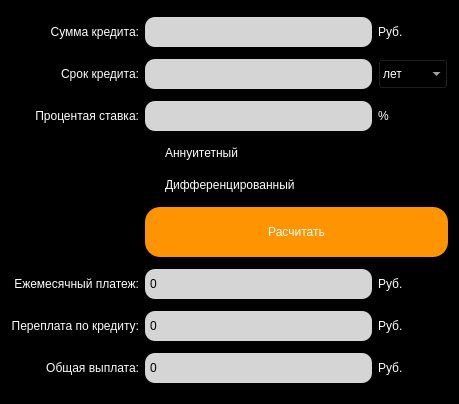
<?xml version="1.0" encoding="UTF-8"?>
<ui version="4.0">
 <class>CreditDialog</class>
 <widget class="QDialog" name="CreditDialog">
  <property name="geometry">
   <rect>
    <x>0</x>
    <y>0</y>
    <width>459</width>
    <height>404</height>
   </rect>
  </property>
  <property name="windowTitle">
   <string>Dialog</string>
  </property>
  <property name="styleSheet">
   <string notr="true">background-color: #000000;</string>
  </property>
  <layout class="QGridLayout" name="gridLayout">
   <item row="3" column="1">
    <widget class="QLineEdit" name="line_percent">
     <property name="minimumSize">
      <size>
       <width>0</width>
       <height>30</height>
      </size>
     </property>
     <property name="maximumSize">
      <size>
       <width>16777215</width>
       <height>30</height>
      </size>
     </property>
     <property name="styleSheet">
      <string notr="true">  padding: 2;
  border: none;
font: 15pt &quot;Helvetica&quot;;
  color: black;
 background-color: #d5d5d5;
  border-radius: 10px;
</string>
     </property>
     <property name="placeholderText">
      <string/>
     </property>
    </widget>
   </item>
   <item row="9" column="0">
    <widget class="QLabel" name="label_10">
     <property name="minimumSize">
      <size>
       <width>0</width>
       <height>30</height>
      </size>
     </property>
     <property name="maximumSize">
      <size>
       <width>16777215</width>
       <height>30</height>
      </size>
     </property>
     <property name="styleSheet">
      <string notr="true">color: white;
font: 15pt &quot;Helvetica&quot;;
text-align: right;</string>
     </property>
     <property name="text">
      <string>&lt;html&gt;&lt;head/&gt;&lt;body&gt;&lt;p align=&quot;right&quot;&gt;Общая выплата:&lt;/p&gt;&lt;/body&gt;&lt;/html&gt;</string>
     </property>
    </widget>
   </item>
   <item row="2" column="0">
    <widget class="QLabel" name="label_3">
     <property name="minimumSize">
      <size>
       <width>0</width>
       <height>30</height>
      </size>
     </property>
     <property name="maximumSize">
      <size>
       <width>16777215</width>
       <height>30</height>
      </size>
     </property>
     <property name="styleSheet">
      <string notr="true">color: white;
font: 20pt &quot;Helvetica&quot;;
text-align: right;</string>
     </property>
     <property name="text">
      <string>&lt;html&gt;&lt;head/&gt;&lt;body&gt;&lt;p align=&quot;right&quot;&gt;Срок кредита:&lt;/p&gt;&lt;/body&gt;&lt;/html&gt;</string>
     </property>
    </widget>
   </item>
   <item row="3" column="0">
    <widget class="QLabel" name="label_4">
     <property name="minimumSize">
      <size>
       <width>0</width>
       <height>30</height>
      </size>
     </property>
     <property name="maximumSize">
      <size>
       <width>16777215</width>
       <height>30</height>
      </size>
     </property>
     <property name="styleSheet">
      <string notr="true">color: white;
font: 20pt &quot;Helvetica&quot;;
text-align: right;</string>
     </property>
     <property name="text">
      <string>&lt;html&gt;&lt;head/&gt;&lt;body&gt;&lt;p align=&quot;right&quot;&gt;Процентая ставка:&lt;/p&gt;&lt;/body&gt;&lt;/html&gt;</string>
     </property>
    </widget>
   </item>
   <item row="8" column="0">
    <widget class="QLabel" name="label_8">
     <property name="minimumSize">
      <size>
       <width>0</width>
       <height>30</height>
      </size>
     </property>
     <property name="maximumSize">
      <size>
       <width>16777215</width>
       <height>30</height>
      </size>
     </property>
     <property name="styleSheet">
      <string notr="true">color: white;
font: 15pt &quot;Helvetica&quot;;
text-align: right;</string>
     </property>
     <property name="text">
      <string>&lt;html&gt;&lt;head/&gt;&lt;body&gt;&lt;p align=&quot;right&quot;&gt;Переплата по кредиту:&lt;/p&gt;&lt;/body&gt;&lt;/html&gt;</string>
     </property>
    </widget>
   </item>
   <item row="0" column="0">
    <widget class="QLabel" name="label">
     <property name="minimumSize">
      <size>
       <width>0</width>
       <height>30</height>
      </size>
     </property>
     <property name="maximumSize">
      <size>
       <width>16777215</width>
       <height>30</height>
      </size>
     </property>
     <property name="styleSheet">
      <string notr="true">color: white;
font: 20pt &quot;Helvetica&quot;;
text-align: right;</string>
     </property>
     <property name="text">
      <string>&lt;html&gt;&lt;head/&gt;&lt;body&gt;&lt;p align=&quot;right&quot;&gt;Сумма кредита:&lt;/p&gt;&lt;/body&gt;&lt;/html&gt;</string>
     </property>
    </widget>
   </item>
   <item row="2" column="2">
    <widget class="QComboBox" name="comboBox">
     <property name="minimumSize">
      <size>
       <width>70</width>
       <height>30</height>
      </size>
     </property>
     <property name="maximumSize">
      <size>
       <width>70</width>
       <height>30</height>
      </size>
     </property>
     <property name="cursor">
      <cursorShape>PointingHandCursor</cursorShape>
     </property>
     <property name="styleSheet">
      <string notr="true">color: white;</string>
     </property>
     <item>
      <property name="text">
       <string>лет</string>
      </property>
     </item>
     <item>
      <property name="text">
       <string>мес.</string>
      </property>
     </item>
    </widget>
   </item>
   <item row="3" column="2">
    <widget class="QLabel" name="label_5">
     <property name="minimumSize">
      <size>
       <width>0</width>
       <height>30</height>
      </size>
     </property>
     <property name="maximumSize">
      <size>
       <width>16777215</width>
       <height>30</height>
      </size>
     </property>
     <property name="styleSheet">
      <string notr="true">color: white;
font: 20pt &quot;Helvetica&quot;;
text-align: right;</string>
     </property>
     <property name="text">
      <string>%</string>
     </property>
    </widget>
   </item>
   <item row="0" column="2">
    <widget class="QLabel" name="label_2">
     <property name="minimumSize">
      <size>
       <width>0</width>
       <height>30</height>
      </size>
     </property>
     <property name="maximumSize">
      <size>
       <width>16777215</width>
       <height>30</height>
      </size>
     </property>
     <property name="styleSheet">
      <string notr="true">color: white;
font: 15pt &quot;Helvetica&quot;;
text-align: right;</string>
     </property>
     <property name="text">
      <string>Руб.</string>
     </property>
    </widget>
   </item>
   <item row="7" column="0">
    <widget class="QLabel" name="label_6">
     <property name="minimumSize">
      <size>
       <width>0</width>
       <height>30</height>
      </size>
     </property>
     <property name="maximumSize">
      <size>
       <width>16777215</width>
       <height>30</height>
      </size>
     </property>
     <property name="styleSheet">
      <string notr="true">color: white;
font: 15pt &quot;Helvetica&quot;;
text-align: right;</string>
     </property>
     <property name="text">
      <string>&lt;html&gt;&lt;head/&gt;&lt;body&gt;&lt;p align=&quot;right&quot;&gt;Ежемесячный платеж:&lt;/p&gt;&lt;/body&gt;&lt;/html&gt;</string>
     </property>
    </widget>
   </item>
   <item row="2" column="1">
    <widget class="QLineEdit" name="line_term">
     <property name="minimumSize">
      <size>
       <width>0</width>
       <height>30</height>
      </size>
     </property>
     <property name="maximumSize">
      <size>
       <width>16777215</width>
       <height>30</height>
      </size>
     </property>
     <property name="styleSheet">
      <string notr="true">  padding: 2;
  border: none;
font: 15pt &quot;Helvetica&quot;;
  color: black;
 background-color: #d5d5d5;
  border-radius: 10px;</string>
     </property>
     <property name="placeholderText">
      <string/>
     </property>
    </widget>
   </item>
   <item row="0" column="1">
    <widget class="QLineEdit" name="line_sum">
     <property name="minimumSize">
      <size>
       <width>0</width>
       <height>30</height>
      </size>
     </property>
     <property name="maximumSize">
      <size>
       <width>16777215</width>
       <height>30</height>
      </size>
     </property>
     <property name="styleSheet">
      <string notr="true">  padding: 2;
  border: none;
font: 15pt &quot;Helvetica&quot;;
  color: black;
 background-color: #d5d5d5;
  border-radius: 10px;</string>
     </property>
     <property name="text">
      <string/>
     </property>
     <property name="placeholderText">
      <string/>
     </property>
    </widget>
   </item>
   <item row="4" column="1" colspan="2">
    <widget class="QRadioButton" name="type_1">
     <property name="cursor">
      <cursorShape>PointingHandCursor</cursorShape>
     </property>
     <property name="styleSheet">
      <string notr="true">color: white;
font: 20pt &quot;Helvetica&quot;;
text-align: right;</string>
     </property>
     <property name="text">
      <string>Аннуитетный</string>
     </property>
    </widget>
   </item>
   <item row="5" column="1" colspan="2">
    <widget class="QRadioButton" name="type_0">
     <property name="cursor">
      <cursorShape>PointingHandCursor</cursorShape>
     </property>
     <property name="styleSheet">
      <string notr="true">color: white;
font: 20pt &quot;Helvetica&quot;;
text-align: right;</string>
     </property>
     <property name="text">
      <string>Дифференцированный</string>
     </property>
    </widget>
   </item>
   <item row="6" column="1" colspan="2">
    <widget class="QPushButton" name="btn">
     <property name="minimumSize">
      <size>
       <width>0</width>
       <height>50</height>
      </size>
     </property>
     <property name="maximumSize">
      <size>
       <width>16777215</width>
       <height>50</height>
      </size>
     </property>
     <property name="cursor">
      <cursorShape>PointingHandCursor</cursorShape>
     </property>
     <property name="styleSheet">
      <string notr="true">  color: white;
font: 25pt &quot;Helvetica&quot;;
 background-color: #fe9402;
  border-radius: 15px;</string>
     </property>
     <property name="text">
      <string>Расчитать</string>
     </property>
    </widget>
   </item>
   <item row="7" column="1">
    <widget class="QLabel" name="text_payment">
     <property name="minimumSize">
      <size>
       <width>0</width>
       <height>30</height>
      </size>
     </property>
     <property name="maximumSize">
      <size>
       <width>16777215</width>
       <height>30</height>
      </size>
     </property>
     <property name="styleSheet">
      <string notr="true">  padding: 2;
  border: none;
font: 15pt &quot;Helvetica&quot;;
  color: black;
 background-color: #d5d5d5;
  border-radius: 10px;</string>
     </property>
     <property name="text">
      <string>0</string>
     </property>
    </widget>
   </item>
   <item row="8" column="1">
    <widget class="QLabel" name="text_overplay">
     <property name="minimumSize">
      <size>
       <width>0</width>
       <height>30</height>
      </size>
     </property>
     <property name="maximumSize">
      <size>
       <width>16777215</width>
       <height>30</height>
      </size>
     </property>
     <property name="styleSheet">
      <string notr="true">  padding: 2;
  border: none;
font: 15pt &quot;Helvetica&quot;;
  color: black;
 background-color: #d5d5d5;
  border-radius: 10px;</string>
     </property>
     <property name="text">
      <string>0</string>
     </property>
    </widget>
   </item>
   <item row="9" column="1">
    <widget class="QLabel" name="text_general">
     <property name="minimumSize">
      <size>
       <width>0</width>
       <height>30</height>
      </size>
     </property>
     <property name="maximumSize">
      <size>
       <width>16777215</width>
       <height>30</height>
      </size>
     </property>
     <property name="styleSheet">
      <string notr="true">  padding: 2;
  border: none;
font: 15pt &quot;Helvetica&quot;;
  color: black;
 background-color: #d5d5d5;
  border-radius: 10px;</string>
     </property>
     <property name="text">
      <string>0</string>
     </property>
    </widget>
   </item>
   <item row="7" column="2">
    <widget class="QLabel" name="label_12">
     <property name="styleSheet">
      <string notr="true">color: white;
font: 15pt &quot;Helvetica&quot;;
text-align: right;</string>
     </property>
     <property name="text">
      <string>Руб.</string>
     </property>
    </widget>
   </item>
   <item row="8" column="2">
    <widget class="QLabel" name="label_13">
     <property name="styleSheet">
      <string notr="true">color: white;
font: 15pt &quot;Helvetica&quot;;
text-align: right;</string>
     </property>
     <property name="text">
      <string>Руб.</string>
     </property>
    </widget>
   </item>
   <item row="9" column="2">
    <widget class="QLabel" name="label_14">
     <property name="styleSheet">
      <string notr="true">color: white;
font: 15pt &quot;Helvetica&quot;;
text-align: right;</string>
     </property>
     <property name="text">
      <string>Руб.</string>
     </property>
    </widget>
   </item>
  </layout>
 </widget>
 <resources/>
 <connections/>
</ui>
